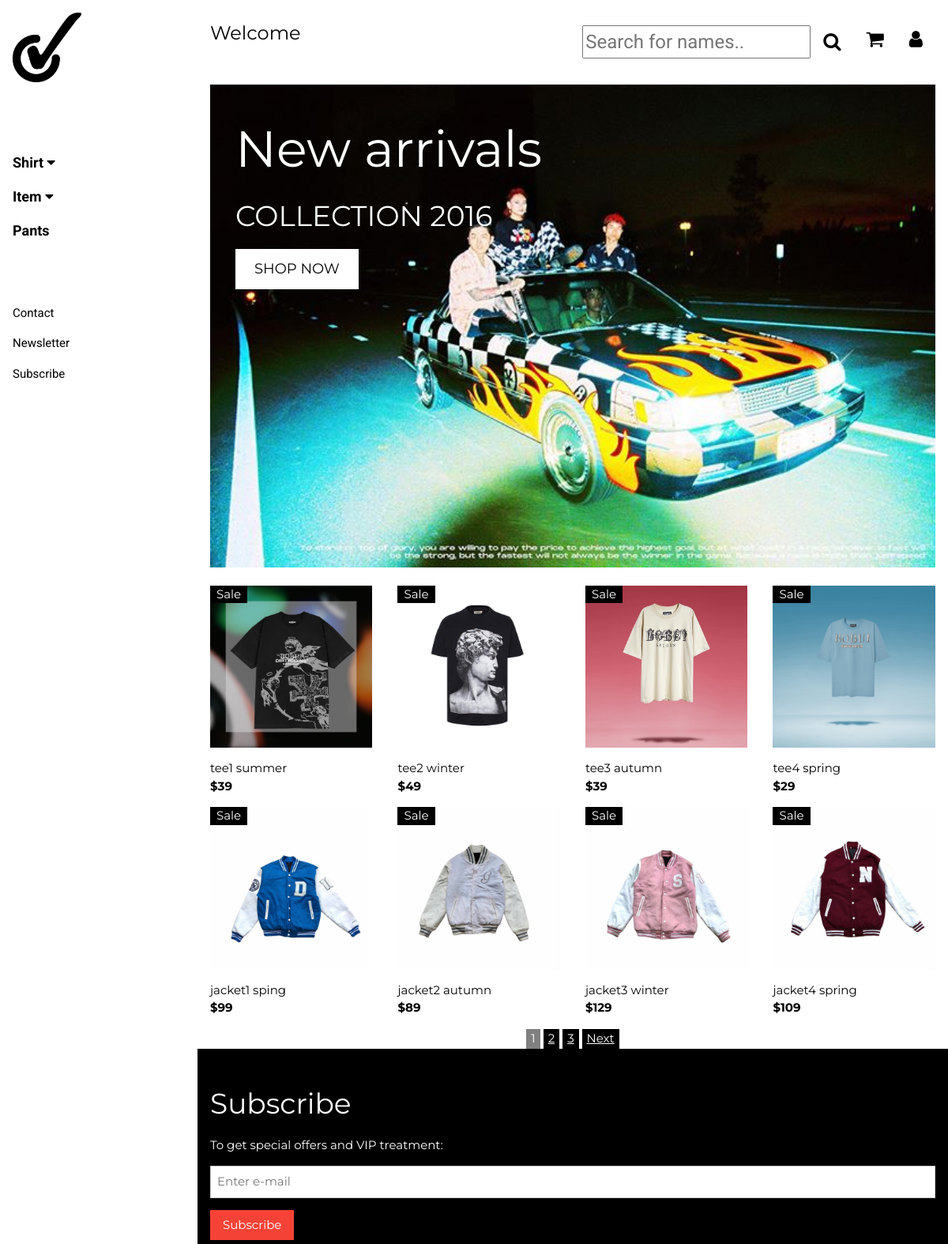
Before: / (upper part) with the older database file.
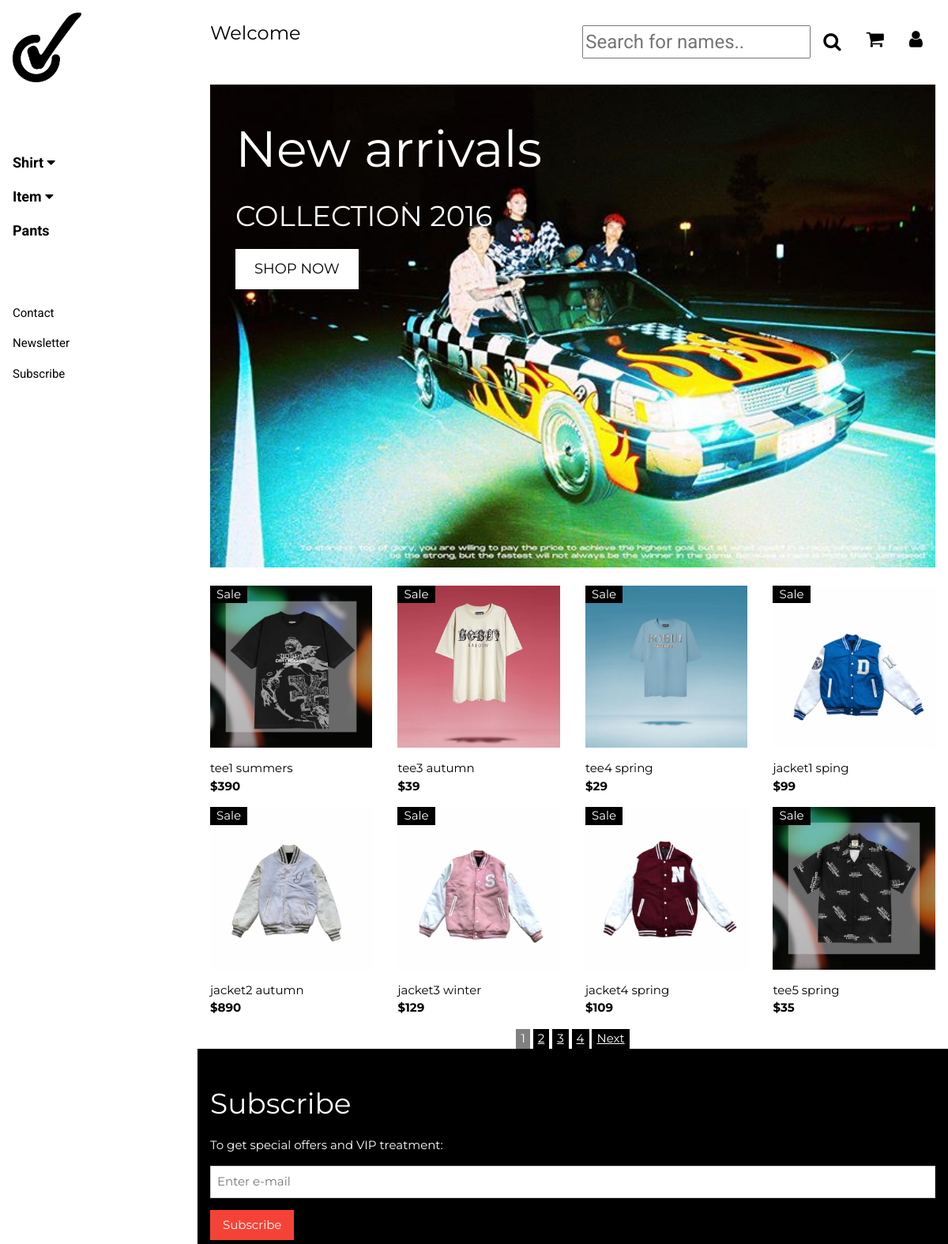
After: the same page with the newer database file.
### tables this page shows
CREATE TABLE `sanpham` (
  `maSP` int(30) NOT NULL,
  `maloaiSP` int(11) NOT NULL,
  `thongtinSP` varchar(100) NOT NULL,
  `tenSP` varchar(30) NOT NULL,
  `giaSP` int(11) NOT NULL,
  `hinhanhSP` varchar(100) NOT NULL,
  `sizeL` int(11) DEFAULT NULL,
  `sizeXL` int(11) DEFAULT NULL
);

### components/Product.php (the view, shortened to what this page needs)
<!DOCTYPE html>
<html lang="en">
<head>
</head>
<body>
    <div class="w3-col l3 s6">
        <div class="w3-container">
            <div class="w3-display-container">
                <img src="Images/T-shirt/<?= $row['hinhanhSP'] ?>" style="width:100%">
                <span class="w3-tag w3-display-topleft">Sale</span>
            </div>
            <p><?= $row['tenSP'] ?> <br><b>$<?= $row['giaSP'] ?></b></p>
        </div>
    </div>
</body>
</html>

### index.php (shortened to what this page needs)
<!DOCTYPE html>
<html>
<link rel="stylesheet" href="SOURCE.css">
<link rel="stylesheet" href="https://cdnjs.cloudflare.com/ajax/libs/font-awesome/4.7.0/css/font-awesome.min.css">
<body class="w3-content" style="max-width:1200px" onload="reloadgiohang()">
    <?php include 'components/nav.php'; ?>
    <?php include 'components/headmenu.php' ?>
    <div class="w3-display-container w3-container">
        <div class="slideshow-container">
            <div class="mySlides fade">
                <img src="Images/ANHNEN/2.jpg" style="width:100%">
            </div>
        </div>
        <br>
        <div class="w3-display-topleft w3-text-white" style="padding:24px 48px">
            <h1 class="w3-jumbo w3-hide-small">New arrivals</h1>
            <h1 class="w3-hide-small">COLLECTION 2016</h1>
            <p><a href="#jeans" class="w3-button w3-white w3-padding-large w3-large">SHOP NOW</a></p>
        </div>
    </div>
    <?php
    $conn = createDbConnection();
    $result = mysqli_query($conn, 'select count(*) as total from sanpham');
    $row = mysqli_fetch_assoc($result);
    $total_records = $row['total'];
    $current_page = isset($_GET['page']) ? $_GET['page'] : 1;
    $limit = 8;
    $total_page = ceil($total_records / $limit);
    $start = ($current_page - 1) * $limit;
    ?>
    <div class="w3-row w3-whitescale" id="myTable">
        <?php
        $con = createDBConnection();
        $sql = "SELECT * FROM SANPHAM LIMIT $start, $limit";
        $result = $con->query($sql);
        while ($row = $result->fetch_assoc()) {
        ?>
            <?php include 'components/Product.php' ?>
        <?php } ?>
    </div>
    <div class="w3-bar w3-center ">
        <?php
        for ($i = 1; $i <= $total_page; $i++) {
            if ($i == $current_page) {
                echo '<button style=" color: #fff;border:none;background-color: gray"><span>' . $i . '</span></button>  ';
            } else {
                echo '<button style=" color: #fff;border:none;background-color: black"><a href="Index.php?page=' . $i . '">' . $i . '</a></button>  ';
            }
        }
        if ($current_page < $total_page && $total_page > 1) {
            echo '<button style=" color: #fff;border:none;background-color: black"><a href="Index.php?page=' . ($current_page + 1) . '">Next</a></button>  ';
        }
        ?>
    </div>
    <div class="w3-container w3-black w3-padding-32">
        <h1>Subscribe</h1>
        <p>To get special offers and VIP treatment:</p>
        <p><input class="w3-input w3-border" type="text" placeholder="Enter e-mail" style="width:100%"></p>
        <button type="button" class="w3-button w3-red w3-margin-bottom">Subscribe</button>
    </div>
</body>
</html>

Changed rows visible on the page:
removed sanpham: hinhanhSP (picture), tenSP "tee2 winter", giaSP "49"
changed sanpham: tenSP "tee1 summer" → "tee1 summers"; giaSP "39" → "390"
changed sanpham "jacket2 autumn": giaSP "89" → "890"
now on this page (row edited): sanpham: hinhanhSP (picture), tenSP "tee5 spring", giaSP "35"
Other visible differences:
new list line: "4"
